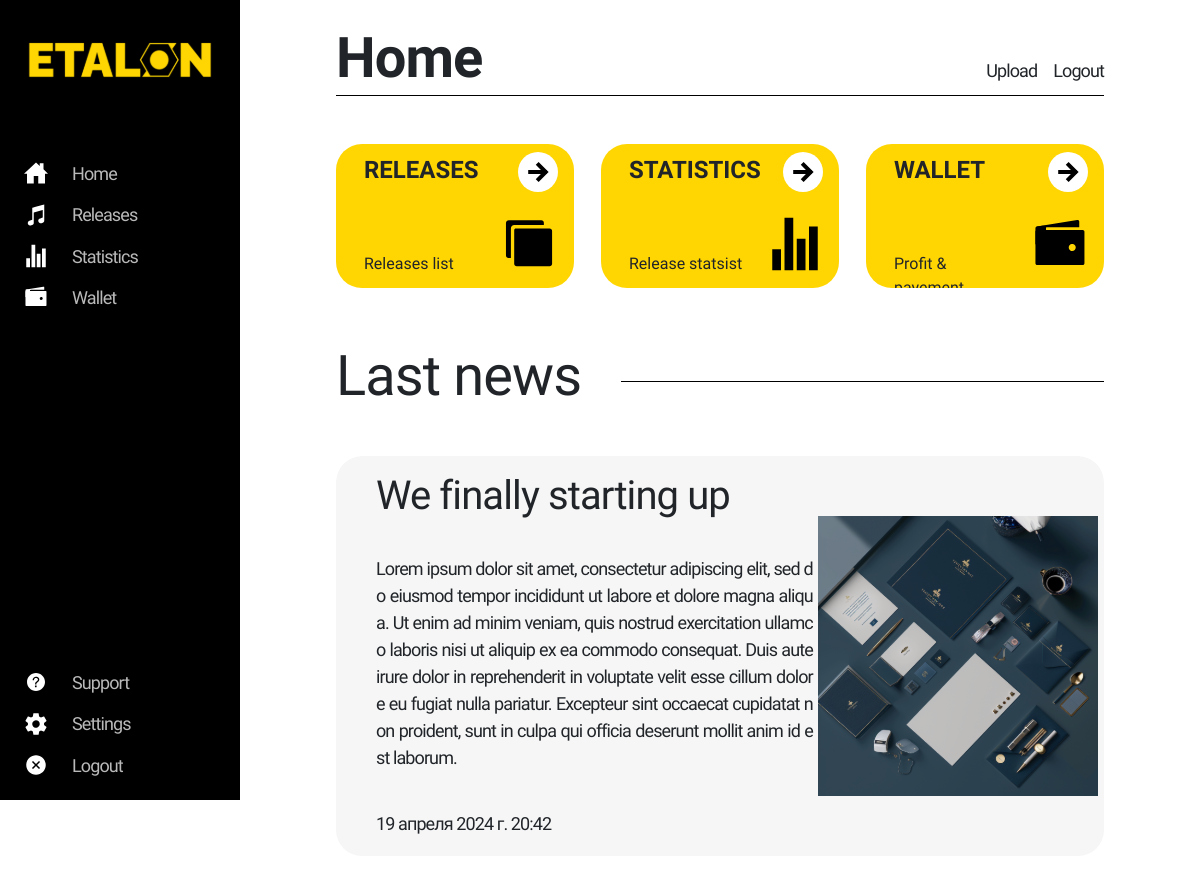
/home/, run on the app's committed database.
### home/models.py (models this page shows, shortened)
class Articles(models.Model):
    title = models.CharField('Название', max_length=42)
    full_text = models.TextField('Статья', max_length=512)
    date = models.DateTimeField('Дата публикации')
    class Meta:
        verbose_name = 'Новость'
        verbose_name_plural = 'Новости'

### home/views.py (the view, shortened to what this page needs)
# urls.py: path('', views.home),
def home(request):
    news = Articles.objects.order_by('-date')
    error = ''
    return render(request, 'home/home.html', {"news" : news})

### home/templates/home/home.html
{% extends 'home/layout.html' %}
{% load static %}
    {% block content-section %}
        <section id="content-section">
            <div id="header-frame">
                <div id="header-text">Home</div>
                <div id="header-buttons">
                    <div id="header-button1">Upload</div>
                    <div id="header-button2">Logout</div>
                </div>
            </div>
            <div id="nav-frame">
                <div id="nav-releases">
                    <div id="nav-releases-text-frame">
                        <div id="nav-release-title">RELEASES</div>
                        <div id="nav-release-text">Releases list</div>
                    </div>
                    <div id="nav-releases-img">
                        <img id="nav-release-button1" src="{% static 'home/img/homeArrow.svg' %}"></img>
                        <img id="nav-release-button2" src="{% static 'home/img/homeReleases.svg' %}"></img>
                    </div>
                </div>
                <div id="nav-stats">
                    <div id="nav-stats-text-frame">
                        <div id="nav-stats-title">STATISTICS</div>
                        <div id="nav-stats-text">Release statsist</div>
                    </div>
                    <div id="nav-stats-img">
                        <img id="nav-stats-button1" src="{% static 'home/img/homeArrow.svg' %}"></img>
                        <img id="nav-stats-button2" src="{% static 'home/img/homeStats.svg' %}"></img>
                    </div>
                </div>
                <div id="nav-wallet">
                    <div id="nav-wallet-text-frame">
                        <div id="nav-wallet-title">WALLET</div>
                        <div id="nav-wallet-text">Profit & payement</div>
                    </div>
                    <div id="nav-wallet-img">
                        <img id="nav-wallet-button1" src="{% static 'home/img/homeArrow.svg' %}"></img>
                        <img id="nav-wallet-button2" src="{% static 'home/img/homeWallet.svg' %}"></img>
                    </div>
                </div>
            </div>
            <div id="news-splitter">
                <div id="news-splitter-text">Last news</div>
                <div id="news-line"></div>
            </div>
            <div id="news-frame">
                {% for el in news %}
                <dev id="news-item-frame">
                    <div id="news-texts-frame">
                        <div id="news-topic">{{el.title}}</div>
                        <div id="news-text">{{el.full_text}}</div>
                        <div id="news-date">{{el.date}}</div>
                    </div>
                    <div id="news-img-frame">
                        <img src="{% static 'home/img/newsCover.svg' %}" id="news-img"></img>
                    </div>
                </dev>
                {% endfor %}
            </div>
        </section>
    {% endblock %}

### home/static/home/css/home.css (style rules this page uses)
* { margin: 0; padding: 0; user-select: text; font-variant-numeric: lining-nums; -moz-font-feature-settings:"lnum" 1; -moz-font-feature-settings:"lnum=1"; -ms-font-feature-settings:"lnum" 1; -o-font-feature-settings:"lnum" 1; -webkit-font-feature-settings:"lnum" 1; font-feature-settings:"lnum" 1; }
#content-section { position: relative; display: flex; justify-content: flex-start; flex-direction: column; align-content: stretch; align-items: center; width: 100%; height: 100%; margin-top: 0; margin-right: 0; background: #252525; font-family: 'Raleway'; background: white; overflow: auto; }
#header-frame { position: relative; display: flex; flex-direction: row; align-content: center; justify-content: space-between; align-items: baseline; width: 80%; height: 12vh; letter-spacing: -0.1vh; border-bottom: solid 0.05vh black; border-spacing: 5vh; background: white; cursor: default; }
#header-text { margin-top: 2vh; font-size: 7vh; font-weight: bold; }
#header-buttons { position: relative; display: flex; flex-direction: row; align-content: center; }
#header-button1, #header-button2 { font-size: 2.25vh; font-weight: normal; cursor: pointer; transition: 0.25s; }
#header-button1 { margin-right: 2vh; }
#nav-frame { position: relative; display: flex; flex-direction: row; justify-content: space-between; align-items: center; width: 80%; height: 20vh; margin-top: 5vh; border-spacing: 5vh; background: white; cursor: default; }
#nav-releases, #nav-stats, #nav-wallet { position: relative; display: flex; flex-direction: row; align-content: center; justify-content: space-between; align-items: flex-start; width: 31%; height: 18vh; font-weight: 900; font-size: 2.25vh; border-radius: 3.25vh; cursor: pointer; overflow: hidden; transition: 0.5s; background-color: #FFD502; }
#nav-releases-text-frame, #nav-stats-text-frame, #nav-wallet-text-frame { width: 50%; position: relative; display: flex; flex-direction: column; align-content: flex-start; justify-content: flex-end; align-items: flex-start; margin-left: 3.5vh; margin-top: 1vh; font-size: 3vh; font-weight: 900; }
#nav-release-text, #nav-stats-text, #nav-wallet-text { font-size: 2vh; margin-top: 8vh; font-weight: normal; }
#nav-releases-img, #nav-stats-img, #nav-wallet-img { width: 50%; position: relative; display: flex; flex-direction: column; align-content: flex-start; justify-content: flex-end; align-items: flex-end; }
#nav-release-button1, #nav-stats-button1, #nav-wallet-button1 { width: 5vh; height: auto; margin-right: 2vh; margin-top: 1vh; }
#nav-release-button2, #nav-stats-button2, #nav-wallet-button2 { width: 7vh; height: auto; margin-right: 2vh; margin-top: 3vh; }
#news-splitter { position: relative; display: flex; flex-direction: row; align-content: center; justify-content: space-between; align-items: center; width: 80%; height: 10vh; letter-spacing: -0.1vh; margin-top: 5vh; margin-bottom: 5vh; border-spacing: 5vh; background: white; font-size: 7vh; font-weight: normal; text-wrap: nowrap; overflow: hidden; cursor: default; }
#news-line { margin-top: 1.25vh; width: 75%; height: 0%; margin-left: 5vh; border-bottom: solid 0.1vh black; }
#news-frame { position: relative; display: flex; flex-direction: column; align-content: center; justify-content: space-between; align-items: center; width: 80%; height: 100%; border-radius: 3.25vh; overflow: hidden; }
#news-item-frame { position: relative; display: flex; flex-direction: row; align-content: center; justify-content: space-between; align-items: center; width: 100%; height: 50vh; margin-bottom: 5vh; border-radius: 3.25vh; background: #F6F6F6; user-select: none; }
#news-texts-frame { position: relative; display: flex; flex-direction: column; align-content: center; justify-content: space-around; align-items: flex-start; width: 60%; height: 100%; margin-left: 5vh; font-size: 5vh; font-weight: normal; letter-spacing: -0.1vh; }
#news-topic { line-height: 1em; }
#news-text { font-size: 2.25vh; text-align: justify; word-break: break-all; hyphens: auto; }
#news-date { font-size: 2.25vh; transition: 0.25s; }
#news-img-frame { position: relative; display: flex; flex-direction: column; align-content: center; justify-content: space-around; align-items: center; width: 40%; height: 100%; overflow: hidden; }
#news-img { width: 35vh; }

### data on the page
Articles: title "We finally starting up", full_text "Lorem ipsum dolor sit amet, consectetur adipiscing elit, sed do eiusmod tempor incididunt ut labore et dolore magna aliqua. Ut enim ad minim veniam, quis nostrud exercitation ullamco laboris nisi ut aliquip ex ea commodo consequat. Duis aute irure dolor in reprehenderit in voluptate velit esse cillum dolore eu fugiat nulla pariatur. Excepteur sint occaecat cupidatat non proident, sunt in culpa qui officia deserunt mollit anim id est laborum.", date "19 апреля 2024 г. 20:42"
